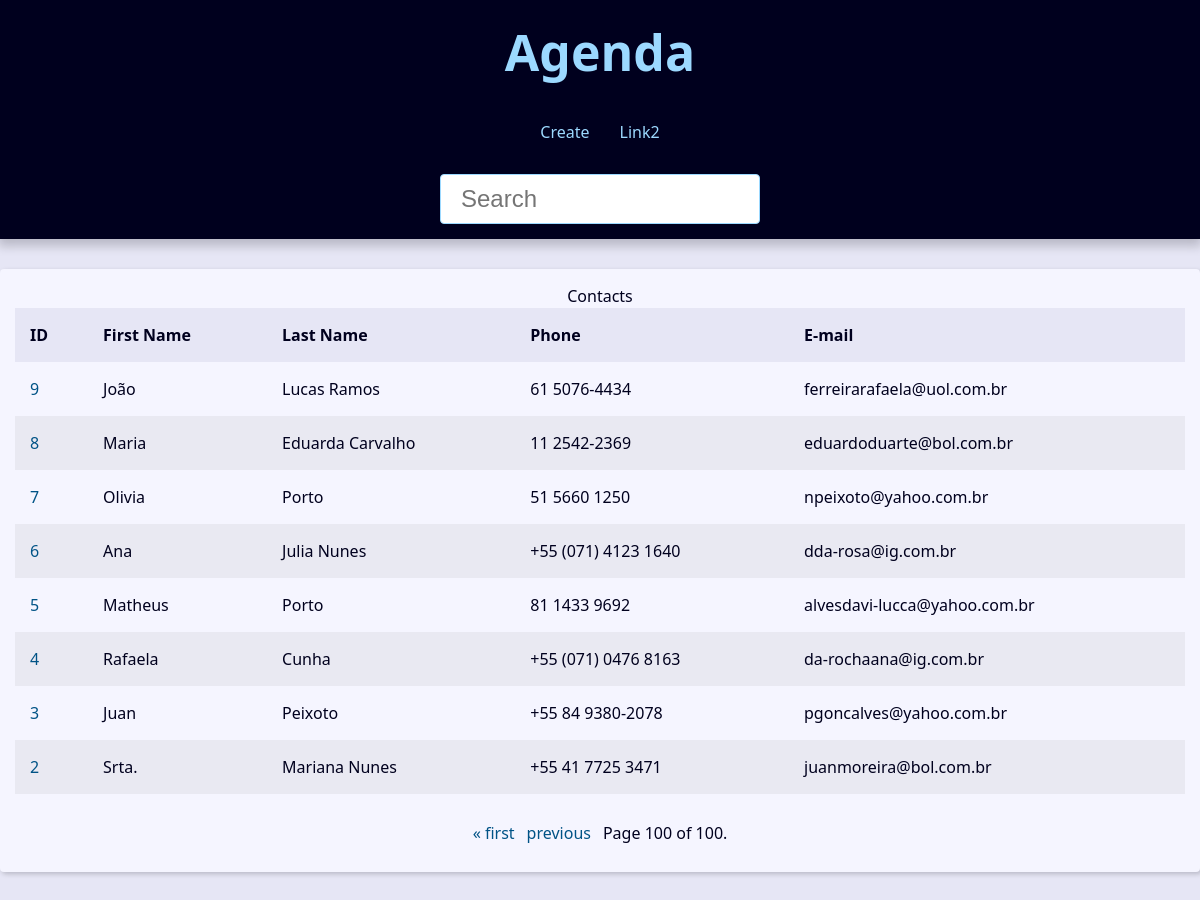
Page /?page=100&q= on the committed database.
### contact/models.py (models this page shows, shortened)
class Contact(models.Model):
    first_name = models.CharField(max_length=50)
    last_name = models.CharField(max_length=50)
    phone = models.CharField(max_length=50)
    email = models.EmailField(max_length=254, blank=True)
    created_date = models.DateTimeField(default=timezone.now)
    description = models.TextField(blank=True)
    show = models.BooleanField(default=True)
    picture = models.ImageField(blank=True, upload_to='pictures/%Y/%m')
    category = models.ForeignKey(Category, on_delete=models.SET_NULL, blank=True, null=True)
    owner = models.ForeignKey(User, on_delete=models.SET_NULL, blank=True, null=True)

### contact/views/contact_views.py (the view)
# urls.py: path('', views.index, name='index'),  # type: ignore
def index(request):
    contacts = Contact.objects \
        .filter(show=True)\
        .order_by('-id')
    paginator = Paginator(contacts, 10)
    page_number = request.GET.get("page")
    page_obj = paginator.get_page(page_number)
    context = {
        'page_obj': page_obj,
        'site_title': 'Contatos - '
    }
    return render(
        request,
        'contact/index.html',
        context
    )

### contact/templates/contact/index.html
{% extends 'global/base.html' %}
{% block content %}
  {% if page_obj %}
    <div class="responsive-table">
      <table class="contacts-table">
        <caption class="table-cation">Contacts</caption>
        <thead>
          <tr class="table-row table-row-header">
            <th class="table-header">ID</th>
            <th class="table-header">First Name</th>
            <th class="table-header">Last Name</th>
            <th class="table-header">Phone</th>
            <th class="table-header">E-mail</th>
          </tr>
        </thead>
        <tbody>
          {% for contact in page_obj %}
            <tr class="table-row">
              <td class="table-cel">
                <a href="{% url 'contact:contact' contact.id %}" class="table-link">{{ contact.id }}</a>
              </td>
              <td class="table-cel">{{ contact.first_name }}</td>
              <td class="table-cel">{{ contact.last_name }}</td>
              <td class="table-cel">{{ contact.phone }}</td>
              <td class="table-cel">{{ contact.email }}</td>
            </tr>
          {% endfor %}
        </tbody>
      </table>
    </div>
  {% else %}
    <div class="single-contact">
      <h1 class="single-contact-name">Nenhum contato encontrado.</h1>
    </div>
  {% endif %}
{% endblock %}

### base_static/global/css/style.css (style rules this page uses)
:root { --spacing: 1.5rem; --link-dark-color: rgb(0, 83, 134); --link-light-color: rgb(156, 217, 255); --clr-white: rgb(245, 245, 255); --clr-black: rgb(0, 0, 30); --clr-light-gray: rgb(230, 230, 245); --clr-dark-shadow-5: rgba(0, 0, 10, 5%); --clr-dark-shadow-10: rgba(0, 0, 10, 10%); --clr-dark-shadow-20: rgba(0, 0, 10, 20%); --clr-light-shadow-5: rgba(200, 200, 255, 5%); --clr-light-shadow-10: rgba(200, 200, 255, 10%); --clr-light-shadow-20: rgba(200, 200, 255, 20%); --main-page-width: 120rem; --table-min-width: 60rem; --biggest-font-size: 5rem; --bigger-font-size: 4rem; --big-font-size: 3.2rem; --medium-font-size: 2.4rem; --small-font-size: 1.6rem; --smaller-font-size: 1.4rem; --smallest-font-size: 1.2rem; --transition-fast: 300ms; --transition-medium: 600ms; --transition-slow: 1s; --default-border-radius: 4px; }
*, *::before, *::after { margin: 0; padding: 0; box-sizing: border-box; }
html { font-size: 62.5%; }
body { font-family: system-ui, -apple-system, BlinkMacSystemFont, 'Segoe UI', Roboto, Oxygen, Ubuntu, Cantarell, 'Open Sans', 'Helvetica Neue', sans-serif; line-height: 1.5; font-size: var(--small-font-size); color: var(--clr-black); -webkit-font-smoothing: antialiased; background: var(--clr-light-gray); }
.responsive-table { width: 100%; overflow-x: auto; }
.contacts-table { width: 100%; min-width: var(--table-min-width); border-collapse: collapse; }
.table-row { text-align: left; text-overflow: ellipsis; transition: background-color var(--transition-fast) ease-in-out; }
.table-row:nth-of-type(2n) { background: var(--clr-dark-shadow-5); }
.table-row-header { background: var(--clr-light-gray); color: var(--clr-black); }
.table-cel, .table-header { padding: var(--spacing); }
.table-link { color: var(--link-dark-color); transition: color var(--transition-fast) ease-in-out; text-decoration: none; }

### rows in the picture
Contact: id "9", first_name "João", last_name "Lucas Ramos", phone "61 5076-4434", email "ferreirarafaela@uol.com.br"
Contact: id "8", first_name "Maria", last_name "Eduarda Carvalho", phone "11 2542-2369", email "eduardoduarte@bol.com.br"
Contact: id "7", first_name "Olivia", last_name "Porto", phone "51 5660 1250", email "npeixoto@yahoo.com.br"
Contact: id "6", first_name "Ana", last_name "Julia Nunes", phone "+55 (071) 4123 1640", email "dda-rosa@ig.com.br"
Contact: id "5", first_name "Matheus", last_name "Porto", phone "81 1433 9692", email "alvesdavi-lucca@yahoo.com.br"
Contact: id "4", first_name "Rafaela", last_name "Cunha", phone "+55 (071) 0476 8163", email "da-rochaana@ig.com.br"
Contact: id "3", first_name "Juan", last_name "Peixoto", phone "+55 84 9380-2078", email "pgoncalves@yahoo.com.br"
Contact: id "2", first_name "Srta.", last_name "Mariana Nunes", phone "+55 41 7725 3471", email "juanmoreira@bol.com.br"

### other values in the picture
{{ page_obj.number }} "100"
{{ page_obj.paginator.num_pages }} "100"
